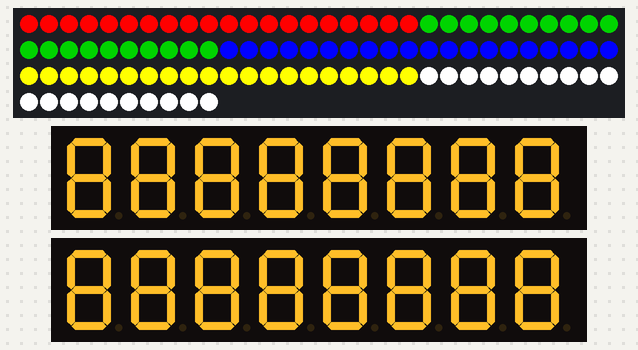
Simulated run of this program. Board: ESP32. On the bench: 100 RGB LEDs in strip order, left to right, continuing on the next row, 2 × 8-digit seven-segment display.

Above: at 0.1 s.

The program:

main.cpp
```cpp
#include <Arduino.h>
#include <NeoPixelBrightnessBus.h>
#include "LedControl.h"

#define LED_COUNT       100
#define LED_DATA_PIN    GPIO_NUM_33

#define Color_t RgbColor

#define DISPLAY_1_DIN 25
#define DISPLAY_1_CLK 22
#define DISPLAY_1_CS 5

#define DISPLAY_2_DIN 18
#define DISPLAY_2_CLK 26
#define DISPLAY_2_CS 23

#define colorSaturation 255 // saturation of color constants
const Color_t LED_COLOR_RED = Color_t(HtmlColor(0xFF0000));
const Color_t LED_COLOR_GREEN = Color_t (HtmlColor(0x008000));
const Color_t LED_COLOR_BLUE = Color_t (HtmlColor(0x0000FF));
const Color_t LED_COLOR_YELLOW = Color_t(HtmlColor(0xFFFF00));
const Color_t LED_COLOR_WHITE = Color_t(HtmlColor(0xFFFFFF));
const Color_t LED_OFF = Color_t(0,0,0);
const uint8_t c_MinBrightness = 8;
const uint8_t c_MaxBrightness = 255;

LedControl lc1 = LedControl(DISPLAY_1_DIN, DISPLAY_1_CLK, DISPLAY_1_CS, 1);
LedControl lc2 = LedControl(DISPLAY_2_DIN, DISPLAY_2_CLK, DISPLAY_2_CS, 1);

NeoPixelBrightnessBus<NeoRgbFeature, Neo800KbpsMethod> strip(LED_COUNT, LED_DATA_PIN);
Color_t m_currentColors[LED_COUNT];
int8_t direction; // current direction of dimming

void updateMatrixAndShow()
{
    for (int i = 0 ; i < LED_COUNT ; i++)
    {
        strip.SetPixelColor(i, m_currentColors[i]);
    }

    strip.Show();
}

/*
 This method will display the characters for the
 word "Arduino" one after the other on digit 0.
 */
void writeArduinoOn7Segment( LedControl *lc )
{
    lc->clearDisplay(0);

    lc->setDigit(0, 0, 8, false);
    lc->setDigit(0, 1, 8, false);
    lc->setDigit(0, 2, 8, false);
    lc->setDigit(0, 3, 8, false);
    lc->setDigit(0, 4, 8, false);
    lc->setDigit(0, 5, 8, false);
    lc->setDigit(0, 6, 8, false);
    lc->setDigit(0, 7, 8, false);
}

void setup()
{
    // put your setup code here, to run once:
    strip.Begin();
    strip.Show();

    for (int i = 0 ; i < 20 ; i++)
        m_currentColors[i] = LED_COLOR_RED;

    for (int i = 20 ; i < 40 ; i++)
        m_currentColors[i] = LED_COLOR_GREEN;

    for (int i = 40 ; i < 60 ; i++)
        m_currentColors[i] = LED_COLOR_BLUE;

    for (int i = 60 ; i < 80 ; i++)
        m_currentColors[i] = LED_COLOR_YELLOW;

    for (int i = 80 ; i < LED_COUNT ; i++)
        m_currentColors[i] = LED_COLOR_WHITE;

    updateMatrixAndShow();

    /*
   The MAX72XX is in power-saving mode on startup,
   we have to do a wakeup call
   */
    lc1.shutdown(0, false);
    /* Set the brightness to a medium values */
    lc1.setIntensity(0, 15);
    /* and clear the display */
    lc1.clearDisplay(0);
    lc2.shutdown(0, false);
    /* Set the brightness to a medium values */
    lc2.setIntensity(0, 15);
    /* and clear the display */
    lc2.clearDisplay(0);

    writeArduinoOn7Segment(&lc1);
    writeArduinoOn7Segment(&lc2);

    direction = -1; // default to dim first
}

void loop()
{
    // uint8_t brightness = strip.GetBrightness();
    // Serial.println(brightness);

    // delay(100);

    // // swap diection of dim when limits are reached
    // //
    // if (direction < 0 && brightness <= c_MinBrightness)
    // {
    //   direction = 1;
    // }
    // else if (direction > 0 && brightness >= c_MaxBrightness)
    // {
    //   direction = -1;
    // }
    // // apply dimming
    // brightness += direction;
    // strip.SetBrightness(brightness);

    // // show the results
    // strip.Show();
}
```
